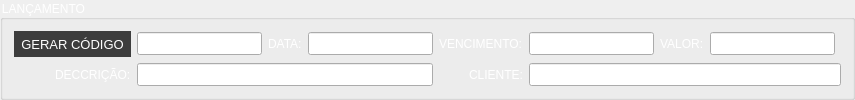
                         <widget class="QGroupBox" name="groupBox_2">
                          <property name="styleSheet">
                           <string notr="true">color: rgb(255, 255, 255);</string>
                          </property>
                          <property name="title">
                           <string>LANÇAMENTO</string>
                          </property>
                          <layout class="QGridLayout" name="gridLayout_12">
                           <item row="0" column="7">
                            <widget class="QLineEdit" name="txt07_valor">
                             <property name="font">
                              <font>
                               <family>Times New Roman</family>
                               <pointsize>10</pointsize>
                               <weight>50</weight>
                               <italic>false</italic>
                               <bold>false</bold>
                              </font>
                             </property>
                             <property name="styleSheet">
                              <string notr="true">color: rgb(255, 255, 255);</string>
                             </property>
                             <property name="alignment">
                              <set>Qt::AlignRight|Qt::AlignTrailing|Qt::AlignVCenter</set>
                             </property>
                             <property name="placeholderText">
                              <string/>
                             </property>
                            </widget>
                           </item>
                           <item row="0" column="5">
                            <widget class="QLineEdit" name="txt07_vencimento">
                             <property name="font">
                              <font>
                               <family>Times New Roman</family>
                               <pointsize>10</pointsize>
                               <weight>50</weight>
                               <italic>false</italic>
                               <bold>false</bold>
                              </font>
                             </property>
                             <property name="styleSheet">
                              <string notr="true">color: rgb(255, 255, 255);</string>
                             </property>
                             <property name="alignment">
                              <set>Qt::AlignRight|Qt::AlignTrailing|Qt::AlignVCenter</set>
                             </property>
                             <property name="placeholderText">
                              <string/>
                             </property>
                            </widget>
                           </item>
                           <item row="0" column="1" alignment="Qt::AlignRight">
                            <widget class="QLineEdit" name="txt07_codigo">
                             <property name="font">
                              <font>
                               <family>Times New Roman</family>
                               <pointsize>10</pointsize>
                               <weight>50</weight>
                               <italic>false</italic>
                               <bold>false</bold>
                              </font>
                             </property>
                             <property name="styleSheet">
                              <string notr="true">color: rgb(255, 255, 255);</string>
                             </property>
                             <property name="alignment">
                              <set>Qt::AlignRight|Qt::AlignTrailing|Qt::AlignVCenter</set>
                             </property>
                             <property name="placeholderText">
                              <string>codigo</string>
                             </property>
                            </widget>
                           </item>
                           <item row="0" column="3" alignment="Qt::AlignRight">
                            <widget class="QLineEdit" name="txt07_data">
                             <property name="font">
                              <font>
                               <family>Times New Roman</family>
                               <pointsize>10</pointsize>
                               <weight>50</weight>
                               <italic>false</italic>
                               <bold>false</bold>
                              </font>
                             </property>
                             <property name="styleSheet">
                              <string notr="true">color: rgb(255, 255, 255);</string>
                             </property>
                             <property name="alignment">
                              <set>Qt::AlignRight|Qt::AlignTrailing|Qt::AlignVCenter</set>
                             </property>
                             <property name="placeholderText">
                              <string/>
                             </property>
                            </widget>
                           </item>
                           <item row="1" column="5" colspan="4">
                            <widget class="QLineEdit" name="txt07_cliente">
                             <property name="font">
                              <font>
                               <family>Times New Roman</family>
                               <pointsize>10</pointsize>
                               <weight>50</weight>
                               <italic>false</italic>
                               <bold>false</bold>
                              </font>
                             </property>
                             <property name="styleSheet">
                              <string notr="true">color: rgb(255, 255, 255);</string>
                             </property>
                             <property name="alignment">
                              <set>Qt::AlignLeading|Qt::AlignLeft|Qt::AlignVCenter</set>
                             </property>
                             <property name="placeholderText">
                              <string/>
                             </property>
                            </widget>
                           </item>
                           <item row="1" column="1" colspan="3">
                            <widget class="QLineEdit" name="txt07_descricao">
                             <property name="font">
                              <font>
                               <family>Times New Roman</family>
                               <pointsize>10</pointsize>
                               <weight>50</weight>
                               <italic>false</italic>
                               <bold>false</bold>
                              </font>
                             </property>
                             <property name="styleSheet">
                              <string notr="true">color: rgb(255, 255, 255);</string>
                             </property>
                             <property name="alignment">
                              <set>Qt::AlignLeading|Qt::AlignLeft|Qt::AlignVCenter</set>
                             </property>
                             <property name="placeholderText">
                              <string/>
                             </property>
                            </widget>
                           </item>
                           <item row="0" column="0">
                            <widget class="QPushButton" name="btn07_codigo">
                             <property name="sizePolicy">
                              <sizepolicy hsizetype="Minimum" vsizetype="Expanding">
                               <horstretch>0</horstretch>
                               <verstretch>0</verstretch>
                              </sizepolicy>
                             </property>
                             <property name="font">
                              <font>
                               <pointsize>10</pointsize>
                              </font>
                             </property>
                             <property name="cursor">
                              <cursorShape>PointingHandCursor</cursorShape>
                             </property>
                             <property name="styleSheet">
                              <string notr="true">QFrame{
background-color: rgb(61, 61, 61);
}
QLabel{

background-color: #000000ff;
color: rgb(255, 255, 255);

}
QLineEdit{
border: 0px;
color: rgb(255, 255, 255);
border-bottom: 2px solid  rgb(0, 111, 167);

}
QPushButton{
background-color: rgb(61, 61, 61);
border-radius: 15px;
color: rgb(255, 255, 255);

}
QPushButton:hover{
background-color:white;
border-radius: 15px;
color: rgb(0, 0, 0);

}
QTableWidget{
background-color: rgb(255, 255, 255);
color: rgb(0, 0, 0);
gridline-color: rgb(0, 111, 167);

color: #000000;
}
QHeaderView::section{
background-color: rgb(0, 111, 167);
border: 1px solid rgb(0, 0, 0);

}
QTableWidget QTableCornerButton::section{
background-color: rgb(0, 0, 0);
border: 1px solid rgb(0,111, 167);
}</string>
                             </property>
                             <property name="text">
                              <string>  GERAR CÓDIGO  </string>
                             </property>
                            </widget>
                           </item>
                           <item row="1" column="0" alignment="Qt::AlignRight">
                            <widget class="QLabel" name="label_67">
                             <property name="text">
                              <string>DECCRIÇÃO:</string>
                             </property>
                            </widget>
                           </item>
                           <item row="0" column="2" alignment="Qt::AlignRight">
                            <widget class="QLabel" name="label_76">
                             <property name="text">
                              <string>DATA:</string>
                             </property>
                            </widget>
                           </item>
                           <item row="0" column="4">
                            <widget class="QLabel" name="label_74">
                             <property name="text">
                              <string>VENCIMENTO:</string>
                             </property>
                            </widget>
                           </item>
                           <item row="1" column="4" alignment="Qt::AlignRight">
                            <widget class="QLabel" name="label_75">
                             <property name="text">
                              <string>CLIENTE:</string>
                             </property>
                            </widget>
                           </item>
                           <item row="0" column="6">
                            <widget class="QLabel" name="label_77">
                             <property name="text">
                              <string>VALOR:</string>
                             </property>
                            </widget>
                           </item>
                          </layout>
                         </widget>
